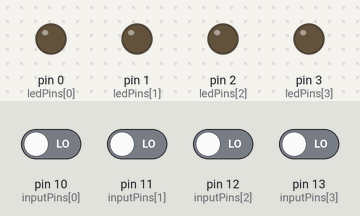
Recording of a sketch running on a simulated Arduino Uno, built with avr-gcc and run on an emulated ATmega328P. On the bench: output pins drawn as LEDs (lit = HIGH). Inputs (shaded band) come from the test bench; at power-on: pin 10 (inputPins[0]), pin 11 (inputPins[1]), pin 12 (inputPins[2]), pin 13 (inputPins[3]) LOW.

Above: at 1.2 s.
1.3 s: pin 10 (inputPins[0]) driven HIGH
At 2.5 s:
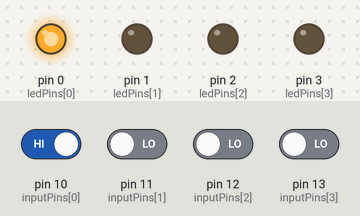
2.8 s: pin 11 (inputPins[1]) driven HIGH
At 3.6 s:
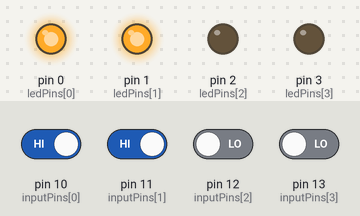
4.3 s: pin 12 (inputPins[2]) driven HIGH
At 4.8 s:
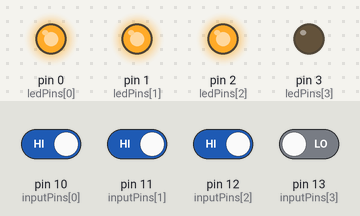
5.8 s: pin 13 (inputPins[3]) driven HIGH
At 7.0 s:
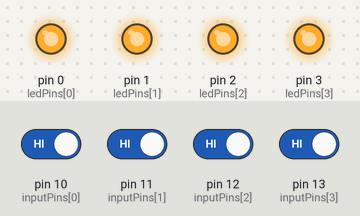
7.3 s: pin 10 (inputPins[0]) driven LOW
At 8.3 s:
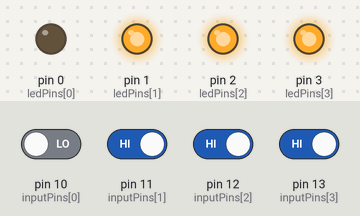
8.8 s: pin 11 (inputPins[1]) driven LOW
At 9.4 s:
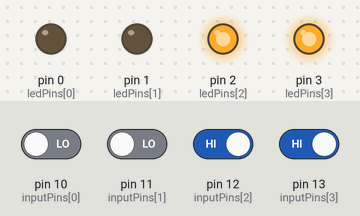
Timing chart, 0 to 11.3 s (numbered marks = the images above; inputs shaded):
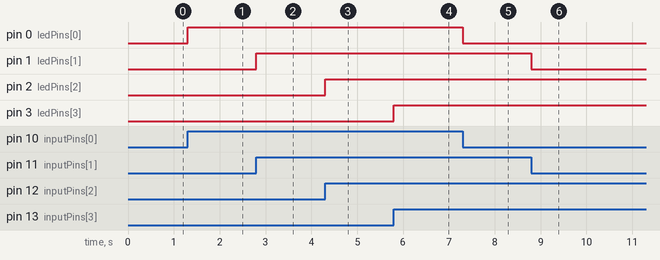

The sketch:

sketch_feb19a.ino
```cpp
int inputPins [] = {10,11,12,13};
int ledPins [] = {0,1,2,3};

void setup() {
  // put your setup code here, to run once:
  for(int i = 0; i<4; i++)
  {
    pinMode(ledPins[i] , OUTPUT);
    pinMode(inputPins[i] , INPUT);
  }
}

void loop() {
  // put your main code here, to run repeatedly:
  for(int i =0; i<4; i++)
  {
    int value = digitalRead(inputPins[i]);
    digitalWrite (ledPins[i] , value);
  }

}
```

Measured:
- after the input at 1.3 s, pin 0 (ledPins[0]): LOW → HIGH at once
- after the input at 2.8 s, pin 1 (ledPins[1]): LOW → HIGH at once
- after the input at 4.3 s, pin 2 (ledPins[2]): LOW → HIGH at once
- after the input at 5.8 s, pin 3 (ledPins[3]): LOW → HIGH at once
- after the input at 7.3 s, pin 0 (ledPins[0]): HIGH → LOW at once
- after the input at 8.8 s, pin 1 (ledPins[1]): HIGH → LOW at once
